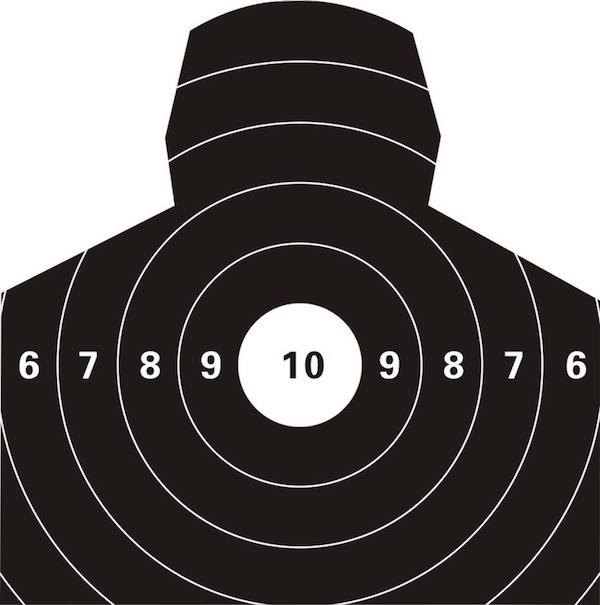
#> input picture images/ceshi2.jpg, 600 x 605 px
$ python find_obj.py images/ceshi2.jpg
#> lines starting #> are read from the running program, lines starting #| are printed output that depends on the picture; after the words box and inside, x2 and y2 are one past the last pixel; in counts of white or black regions, pixels touching at a corner belong together
#!/usr/bin/env python

'''
Feature-based image matching sample.

Note, that you will need the https://github.com/opencv/opencv_contrib repo for SIFT and SURF

USAGE
  find_obj.py [--feature=<sift|surf|orb|akaze|brisk>[-flann]] [ <image1> <image2> ]

  --feature  - Feature to use. Can be sift, surf, orb or brisk. Append '-flann'
               to feature name to use Flann-based matcher instead bruteforce.

  Press left mouse button on a feature point to see its matching point.
'''

# Python 2/3 compatibility
from __future__ import print_function

import numpy as np
import cv2
from common import anorm, getsize

FLANN_INDEX_KDTREE = 1  # bug: flann enums are missing
FLANN_INDEX_LSH    = 6


def init_feature(name):
    chunks = name.split('-')
    if chunks[0] == 'sift':
        detector = cv2.xfeatures2d.SIFT_create()
        norm = cv2.NORM_L2
    elif chunks[0] == 'surf':
        detector = cv2.xfeatures2d.SURF_create(800)
        norm = cv2.NORM_L2
    elif chunks[0] == 'orb':
        detector = cv2.ORB_create(400)
        norm = cv2.NORM_HAMMING
    elif chunks[0] == 'akaze':
        detector = cv2.AKAZE_create()
        norm = cv2.NORM_HAMMING
    elif chunks[0] == 'brisk':
        detector = cv2.BRISK_create()
        norm = cv2.NORM_HAMMING
    else:
        return None, None
    if 'flann' in chunks:
        if norm == cv2.NORM_L2:
            flann_params = dict(algorithm = FLANN_INDEX_KDTREE, trees = 5)
        else:
            flann_params= dict(algorithm = FLANN_INDEX_LSH,
                               table_number = 6, # 12
                               key_size = 12,     # 20
                               multi_probe_level = 1) #2
        matcher = cv2.FlannBasedMatcher(flann_params, {})  # bug : need to pass empty dict (#1329)
    else:
        matcher = cv2.BFMatcher(norm)
    return detector, matcher


def filter_matches(kp1, kp2, matches, ratio = 0.75):
    mkp1, mkp2 = [], []
    for m in matches:
        if len(m) == 2 and m[0].distance < m[1].distance * ratio:
            m = m[0]
            mkp1.append( kp1[m.queryIdx] )
            mkp2.append( kp2[m.trainIdx] )
    p1 = np.float32([kp.pt for kp in mkp1])
    p2 = np.float32([kp.pt for kp in mkp2])
    kp_pairs = zip(mkp1, mkp2)
    return p1, p2, list(kp_pairs)

def explore_match(win, img1, img2, kp_pairs, status = None, H = None):
    h1, w1 = img1.shape[:2]
    h2, w2 = img2.shape[:2]
    vis = np.zeros((max(h1, h2), w1+w2), np.uint8)
    vis[:h1, :w1] = img1
    vis[:h2, w1:w1+w2] = img2
    vis = cv2.cvtColor(vis, cv2.COLOR_GRAY2BGR)

    if H is not None:
        corners = np.float32([[0, 0], [w1, 0], [w1, h1], [0, h1]])
        corners = np.int32( cv2.perspectiveTransform(corners.reshape(1, -1, 2), H).reshape(-1, 2) + (w1, 0) )
        cv2.polylines(vis, [corners], True, (255, 255, 255))

    if status is None:
        status = np.ones(len(kp_pairs), np.bool_)
    p1, p2 = [], []  # python 2 / python 3 change of zip unpacking
    for kpp in kp_pairs:
        p1.append(np.int32(kpp[0].pt))
        p2.append(np.int32(np.array(kpp[1].pt) + [w1, 0]))

    green = (0, 255, 0)
    red = (0, 0, 255)
    white = (255, 255, 255)
    kp_color = (51, 103, 236)
    for (x1, y1), (x2, y2), inlier in zip(p1, p2, status):
        if inlier:
            col = green
            cv2.circle(vis, (x1, y1), 2, col, -1)
            cv2.circle(vis, (x2, y2), 2, col, -1)
        else:
            col = red
            r = 2
            thickness = 3
            cv2.line(vis, (x1-r, y1-r), (x1+r, y1+r), col, thickness)
            cv2.line(vis, (x1-r, y1+r), (x1+r, y1-r), col, thickness)
            cv2.line(vis, (x2-r, y2-r), (x2+r, y2+r), col, thickness)
            cv2.line(vis, (x2-r, y2+r), (x2+r, y2-r), col, thickness)
    vis0 = vis.copy()
    for (x1, y1), (x2, y2), inlier in zip(p1, p2, status):
        if inlier:
            cv2.line(vis, (x1, y1), (x2, y2), green)

    cv2.imshow(win, vis)

    def onmouse(event, x, y, flags, param):
        cur_vis = vis
        if flags & cv2.EVENT_FLAG_LBUTTON:
            cur_vis = vis0.copy()
            r = 8
            m = (anorm(np.array(p1) - (x, y)) < r) | (anorm(np.array(p2) - (x, y)) < r)
            idxs = np.where(m)[0]
            kp1s, kp2s = [], []
            for i in idxs:
                 (x1, y1), (x2, y2) = p1[i], p2[i]
                 col = (red, green)[status[i]]
                 cv2.line(cur_vis, (x1, y1), (x2, y2), col)
                 kp1, kp2 = kp_pairs[i]
                 kp1s.append(kp1)
                 kp2s.append(kp2)
            cur_vis = cv2.drawKeypoints(cur_vis, kp1s, None, flags=4, color=kp_color)
            cur_vis[:,w1:] = cv2.drawKeypoints(cur_vis[:,w1:], kp2s, None, flags=4, color=kp_color)

        cv2.imshow(win, cur_vis)
    cv2.setMouseCallback(win, onmouse)
    return vis


if __name__ == '__main__':
    print(__doc__)

    import sys, getopt
    opts, args = getopt.getopt(sys.argv[1:], '', ['feature='])
    opts = dict(opts)
    feature_name = opts.get('--feature', 'brisk')
    try:
        fn1, fn2 = args
    except:
        fn1 = 'images/ceshi2.jpg'
        fn2 = 'images/ceshi3.jpg'

    img1 = cv2.imread(fn1, 0)
#> img1: shape (605, 600); min 0, max 255, mean 96.9
    img2 = cv2.imread(fn2, 0)
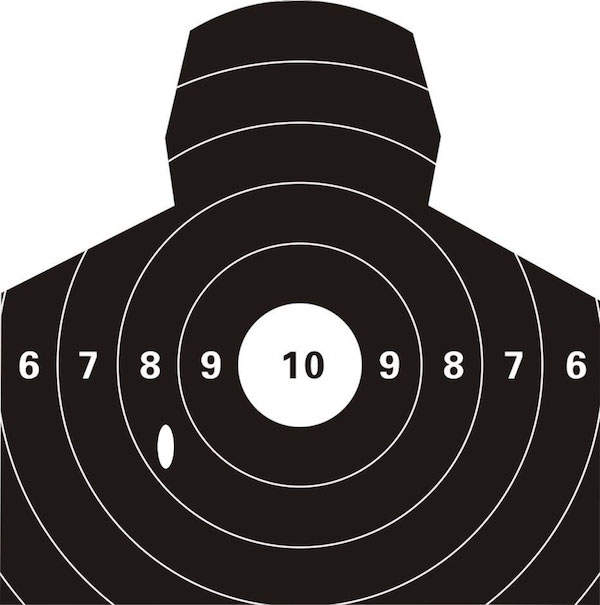
#> input picture images/ceshi3.jpg, 600 x 605 px
#> img2: shape (605, 600); min 0, max 255, mean 97.2
    detector, matcher = init_feature(feature_name)

    if img1 is None:
        print('Failed to load fn1:', fn1)
        sys.exit(1)

    if img2 is None:
        print('Failed to load fn2:', fn2)
        sys.exit(1)

    if detector is None:
        print('unknown feature:', feature_name)
        sys.exit(1)

    print('using', feature_name)

    kp1, desc1 = detector.detectAndCompute(img1, None)
#> kp1 = 1808 keypoints; strongest (x, y, size): (314, 356, 16.2), (392, 368, 13.3), (89, 357, 14), (314, 370, 19.1)
    kp2, desc2 = detector.detectAndCompute(img2, None)
#> kp2 = 2014 keypoints; strongest (x, y, size): (519, 353, 37.9), (165, 427, 33.3), (165, 431, 51.4), (166, 464, 27.7)
    print('img1 - %d features, img2 - %d features' % (len(kp1), len(kp2)))
#| img1 - 1808 features, img2 - 2014 features

    def match_and_draw(win):
        print('matching...')
        raw_matches = matcher.knnMatch(desc1, trainDescriptors = desc2, k = 2) #2
        p1, p2, kp_pairs = filter_matches(kp1, kp2, raw_matches)
        if len(p1) >= 4:
            H, status = cv2.findHomography(p1, p2, cv2.RANSAC, 5.0)
            print('%d / %d  inliers/matched' % (np.sum(status), len(status)))
        else:
            H, status = None, None
            print('%d matches found, not enough for homography estimation' % len(p1))

        vis = explore_match(win, img1, img2, kp_pairs, status, H)

    match_and_draw('find_obj')
#> in match_and_draw, `raw_matches = matcher.knnMatch(desc1, trainDescriptors = desc2, k = 2)`: raw_matches = 1808 matches
#> after the loop in filter_matches, `for m in matches:`: mkp1 = 474 keypoints; strongest (x, y, size): (392, 368, 13.3), (314, 370, 19.1), (294, 352, 15.5), (454, 367, 14.8); mkp2 = 474 keypoints; strongest (x, y, size): (519, 353, 37.9), (29, 356, 14.3), (446, 364, 11.9), (391, 368, 13.6)
#> in filter_matches, `p1 = np.float32([kp.pt for kp in mkp1])`: p1 = 474 pairs, first value 26.39 to 577.6, second value 28.53 to 585.8
#> in filter_matches, `p2 = np.float32([kp.pt for kp in mkp2])`: p2 = 474 pairs, first value 26.36 to 577.1, second value 28.75 to 579.9
#> in match_and_draw, `p1, p2, kp_pairs = filter_matches(kp1, kp2, raw_matches)`: kp_pairs = 474 items
#> in match_and_draw, `H, status = cv2.findHomography(p1, p2, cv2.RANSAC, 5.0)`: H = [[1, -0.000124, 0.0865], [-0.000212, 1, 0.115], [-7.17e-07, -9.9e-08, 1]]; status = 474 values, max 1 at index 0, min 0 at index 22, mean 0.916
#| 434 / 474  inliers/matched
#> in explore_match, `vis[:h1, :w1] = img1`:
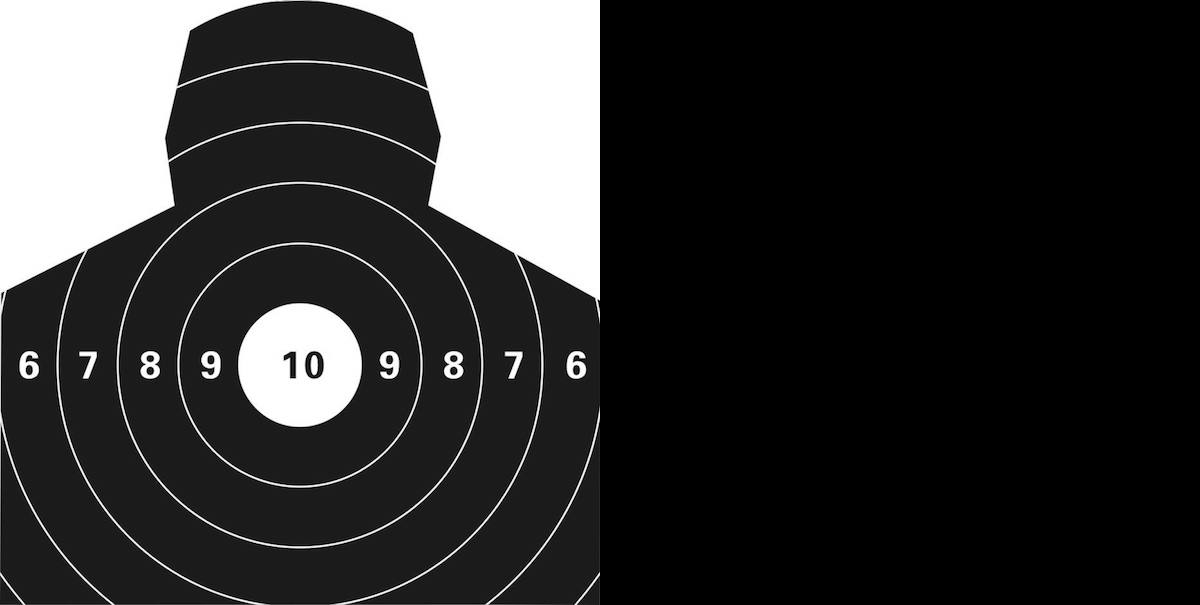
#> vis: shape (605, 1200); min 0, max 255, mean 48.4
#> in explore_match, `vis[:h2, w1:w1+w2] = img2`:
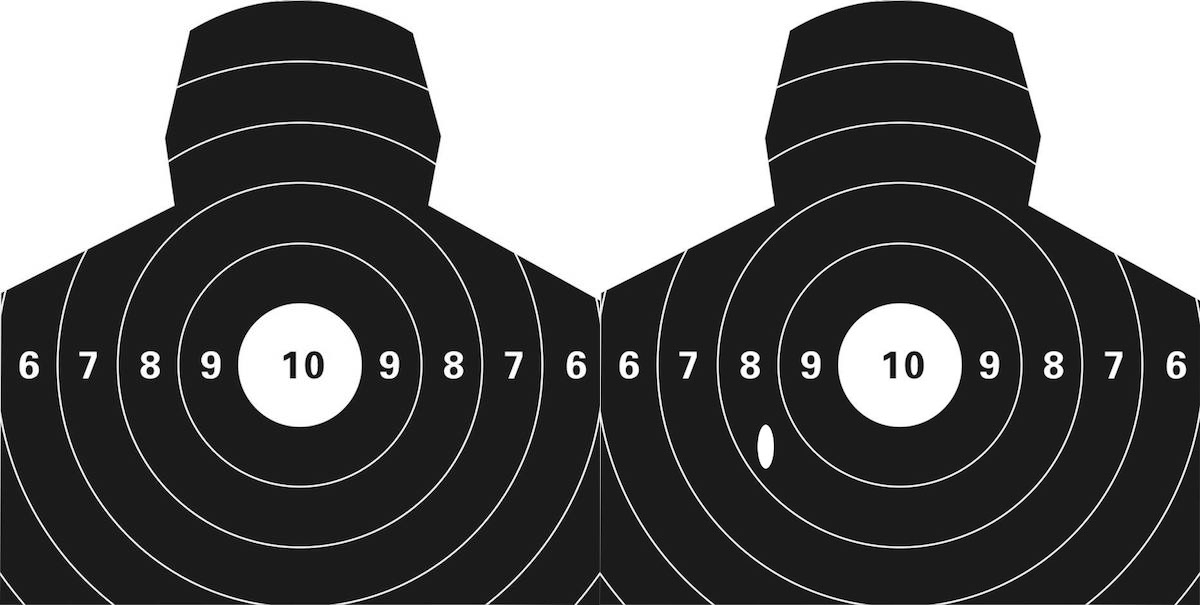
#> vis: shape (605, 1200); min 0, max 255, mean 97
#> in explore_match, `corners = np.int32( cv2.perspectiveTransform(corners.reshape(1, -1, 2)..`: corners = [[600, 0], [1200, 0], [1200, 605], [600, 604]]
#> in explore_match, `cv2.polylines(vis, [corners], True, (255, 255, 255))`: vis: shape (605, 1200, 3); min 0, max 255, mean 97.1
#> the loop in explore_match, `for kpp in kp_pairs:` made 474 passes
#> kpp on passes 1 to 3: 2 keypoints; (x, y, size): (195, 29, 10.6), (194, 29, 10.4), 2 keypoints; (x, y, size): (419, 85, 13.1), (419, 85, 13.1), 2 keypoints; (x, y, size): (426, 86, 11), (426, 86, 10.9)
#> after the loop in explore_match, `for kpp in kp_pairs:`: p1 = 474 pairs, first value 26 to 577, second value 28 to 585; p2 = 474 pairs, first value 626 to 1177, second value 28 to 579
#> the loop in explore_match, `for (x1, y1), (x2, y2), inlier in zip(p1, p2, status):` made 474 passes
#> (x1, y1, x2, y2, inlier, col) on passes 1 to 12: (194, 28, 794, 28, [1], (0, 255, 0)), (419, 84, 1019, 84, [1], (0, 255, 0)), (426, 85, 1026, 85, [1], (0, 255, 0)), (176, 89, 776, 89, [1], (0, 255, 0)), (439, 135, 1039, 135, [1], (0, 255, 0)), (165, 137, 765, 137, [1], (0, 255, 0)), (209, 140, 810, 140, [1], (0, 255, 0)), (424, 155, 1024, 155, [1], (0, 255, 0)), (175, 156, 776, 155, [1], (0, 255, 0)), (180, 156, 780, 155, [1], (0, 255, 0)), (427, 156, 1028, 156, [1], (0, 255, 0)), (168, 157, 768, 157, [1], (0, 255, 0))
#> col on passes 61 to 66: (0, 255, 0), (0, 255, 0), (0, 255, 0), (0, 255, 0), (0, 255, 0), (0, 255, 0)
#> after the loop in explore_match, `for (x1, y1), (x2, y2), inlier in zip(p1, p2, status):`:
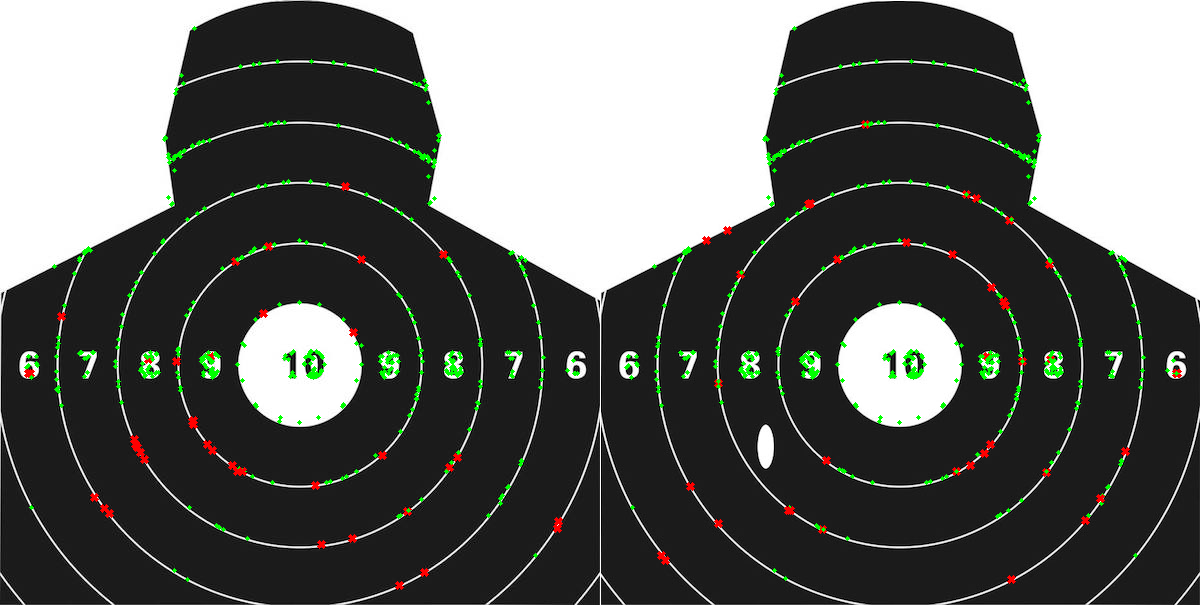
#> vis: shape (605, 1200, 3); mean B, G, R 94.9, 98.2, 96.2
#> the loop in explore_match, `for (x1, y1), (x2, y2), inlier in zip(p1, p2, status):` made 474 passes
#> (x1, y1, x2, y2, inlier) on passes 1 to 3: (194, 28, 794, 28, [1]), (419, 84, 1019, 84, [1]), (426, 85, 1026, 85, [1])
#> after the loop in explore_match, `for (x1, y1), (x2, y2), inlier in zip(p1, p2, status):`:
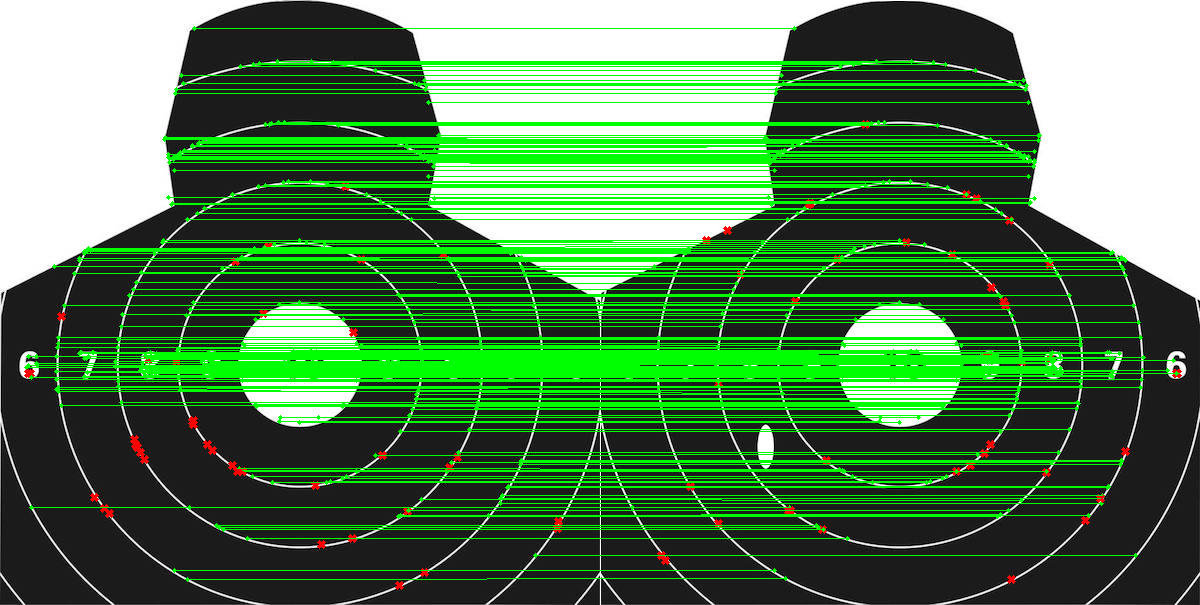
#> vis: shape (605, 1200, 3); 17.92% of pixels changed, all inside (x1, y1, x2, y2) = (29, 28, 1172, 580)
    cv2.waitKey()
    cv2.destroyAllWindows()
